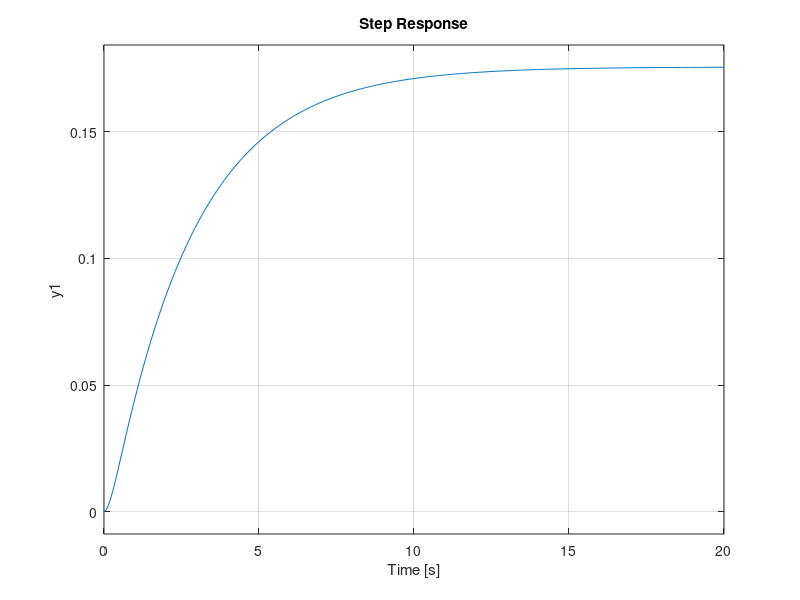

MATLAB code for this plot: (Note: this script raises an error after producing the figure.)
close all;
%Liquid level control system block diagram transfer functions

%Pump transfer function
Kpm=2; % pump gain
tp=0.2; % time constant
Gpm=tf([0, Kpm],[tp, 1]);

%Valve transfer function
Kv=2.2e-3; % valve gain
x =2; %position of valve
Gv=tf([0, Kv*x],1);

%Tank transfer function
Kt=24.2; % Tank gain
tt=3.3; % time constant
Gt=tf([0, Kt],[tt, 1]);

%Level sensor transfer function
Kl=1; % sensor gain
Gl=tf([0, 1],1);

OLTF= Gpm*Gv*Gt; % open loop transfer function
CLTF = feedback(OLTF, Gl); %closed loop transfer function
step(CLTF)
stepinfo(CLTF)
% Design of controller

s = tf('s');
figure(1);
rlocus(CLTF) % root locus of system
PD = s + 4; % proportional derivative controller
TF1 = PD * CLTF;
figure(2);
rlocus(TF1)
K = 46; % controller gain
TF2 = K * TF1;
TF3 = feedback(TF2,1); % closed loop controller transfer function
figure(3);
step(TF3)
stepinfo(TF3)
figure(4);
margin(TF2)